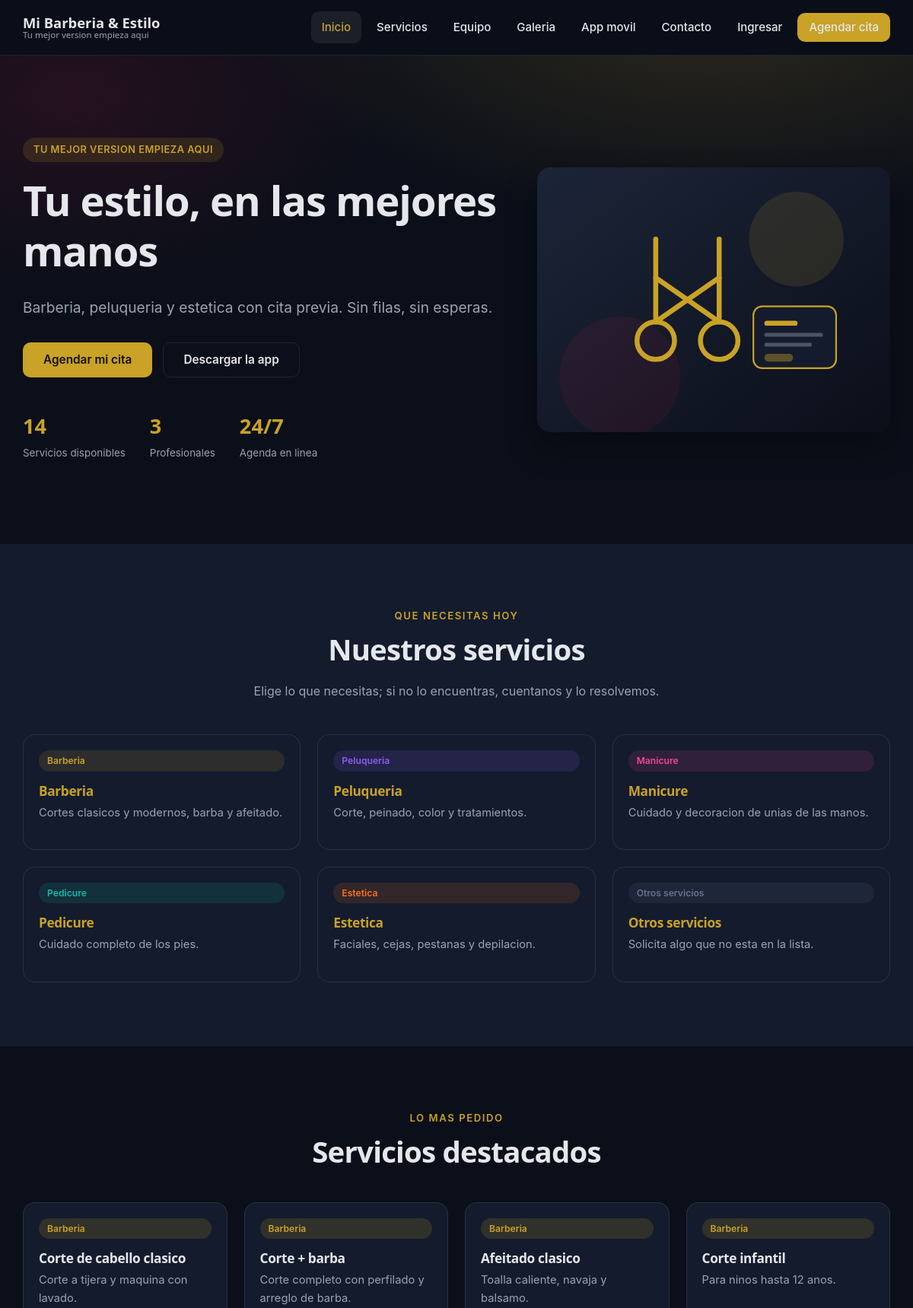
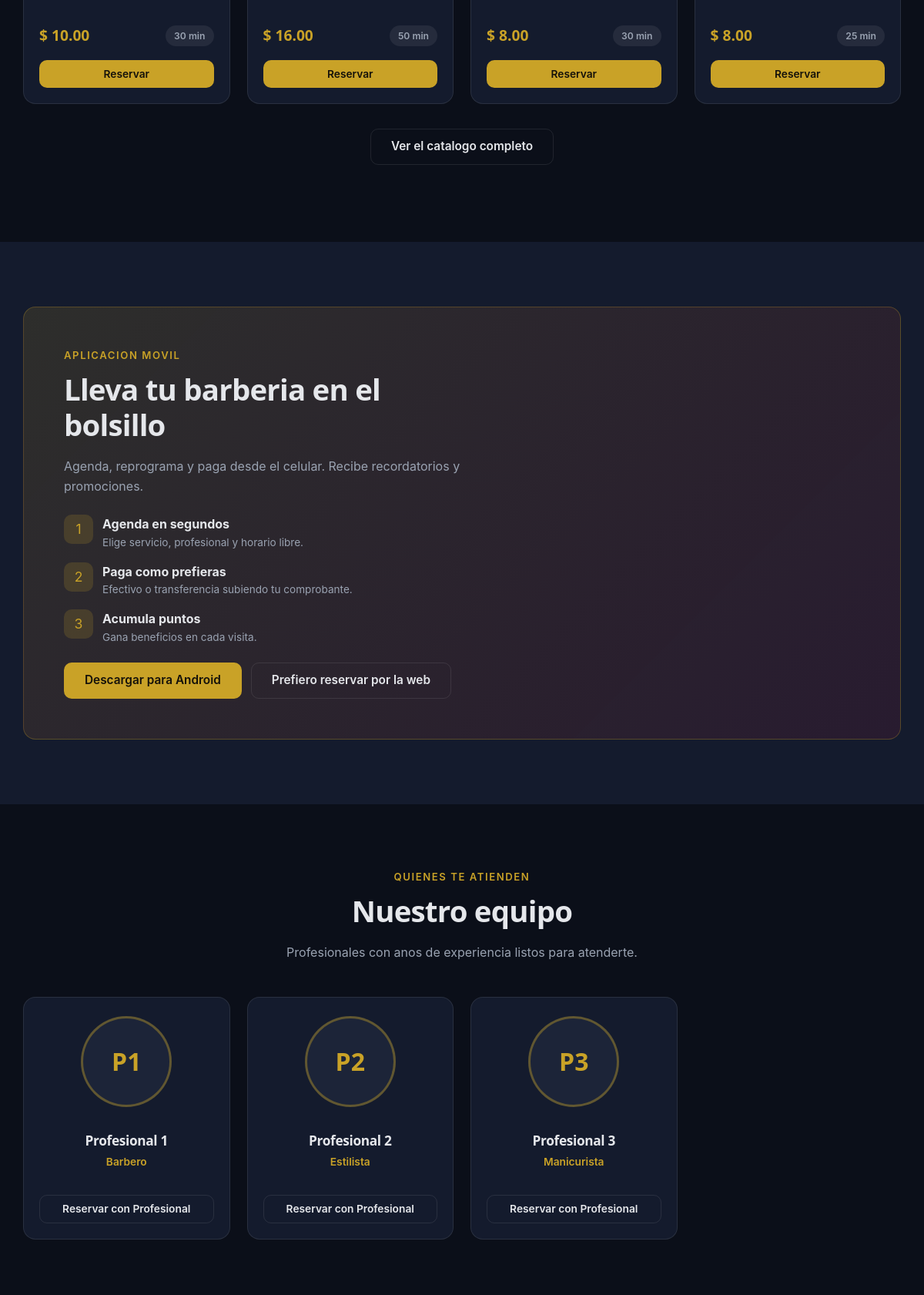
The page / (upper part) on the database its author committed (2 pictures, top to bottom).
### tables this page shows
CREATE TABLE `content_blocks` (
  `id` int(10) unsigned NOT NULL AUTO_INCREMENT,
  `block_key` varchar(60) NOT NULL COMMENT 'hero, sobre_nosotros, servicios, equipo...',
  `section_type` varchar(40) NOT NULL DEFAULT 'generic',
  `title` varchar(200) NOT NULL DEFAULT '',
  `subtitle` varchar(300) NOT NULL DEFAULT '',
  `body` text DEFAULT NULL,
  `image_path` varchar(255) NOT NULL DEFAULT '',
  `background_path` varchar(255) NOT NULL DEFAULT '',
  `cta_label` varchar(80) NOT NULL DEFAULT '',
  `cta_url` varchar(500) NOT NULL DEFAULT '',
  `cta_secondary_label` varchar(80) NOT NULL DEFAULT '',
  `cta_secondary_url` varchar(500) NOT NULL DEFAULT '',
  `extra_json` text DEFAULT NULL COMMENT 'Campos adicionales segun el tipo de seccion',
  `is_active` tinyint(1) NOT NULL DEFAULT 1,
  `sort_order` smallint(6) NOT NULL DEFAULT 0,
  `created_at` datetime NOT NULL,
  `updated_at` datetime NOT NULL,
  PRIMARY KEY (`id`),
  UNIQUE KEY `uq_blocks_key` (`block_key`),
  KEY `idx_blocks_active` (`is_active`,`sort_order`)
);

CREATE TABLE `service_categories` (
  `id` int(10) unsigned NOT NULL AUTO_INCREMENT,
  `name` varchar(100) NOT NULL,
  `slug` varchar(120) NOT NULL,
  `description` varchar(500) NOT NULL DEFAULT '',
  `icon` varchar(60) NOT NULL DEFAULT '' COMMENT 'Nombre del icono en la interfaz',
  `color` varchar(7) NOT NULL DEFAULT '#8b5cf6',
  `image_path` varchar(255) NOT NULL DEFAULT '',
  `is_active` tinyint(1) NOT NULL DEFAULT 1,
  `show_on_home` tinyint(1) NOT NULL DEFAULT 1,
  `sort_order` smallint(6) NOT NULL DEFAULT 0,
  `created_at` datetime NOT NULL,
  `updated_at` datetime NOT NULL,
  `deleted_at` datetime DEFAULT NULL,
  PRIMARY KEY (`id`),
  UNIQUE KEY `uq_categories_slug` (`slug`),
  KEY `idx_categories_active` (`is_active`,`sort_order`)
);

CREATE TABLE `services` (
  `id` int(10) unsigned NOT NULL AUTO_INCREMENT,
  `category_id` int(10) unsigned NOT NULL,
  `name` varchar(140) NOT NULL,
  `slug` varchar(160) NOT NULL,
  `short_description` varchar(255) NOT NULL DEFAULT '',
  `description` text DEFAULT NULL,
  `image_path` varchar(255) NOT NULL DEFAULT '',
  `duration_minutes` smallint(5) unsigned NOT NULL DEFAULT 30,
  `buffer_before_minutes` smallint(5) unsigned NOT NULL DEFAULT 0 COMMENT 'Preparacion previa',
  `buffer_after_minutes` smallint(5) unsigned NOT NULL DEFAULT 5 COMMENT 'Limpieza posterior',
  `price` decimal(10,2) NOT NULL DEFAULT 0.00,
  `promo_price` decimal(10,2) DEFAULT NULL,
  `promo_starts_at` datetime DEFAULT NULL,
  `promo_ends_at` datetime DEFAULT NULL,
  `deposit_required` tinyint(1) NOT NULL DEFAULT 0 COMMENT 'Exige abono para reservar',
  `deposit_amount` decimal(10,2) NOT NULL DEFAULT 0.00,
  `deposit_is_percentage` tinyint(1) NOT NULL DEFAULT 0,
  `requires_consultation` tinyint(1) NOT NULL DEFAULT 0,
  `max_per_day` smallint(5) unsigned NOT NULL DEFAULT 0 COMMENT '0 = sin limite',
  `loyalty_points` smallint(5) unsigned NOT NULL DEFAULT 0,
  `is_active` tinyint(1) NOT NULL DEFAULT 1,
  `is_featured` tinyint(1) NOT NULL DEFAULT 0,
  `bookable_online` tinyint(1) NOT NULL DEFAULT 1,
  `gender_target` enum('all','male','female','kids') NOT NULL DEFAULT 'all',
  `sort_order` smallint(6) NOT NULL DEFAULT 0,
  `created_at` datetime NOT NULL,
  `updated_at` datetime NOT NULL,
  `deleted_at` datetime DEFAULT NULL,
  PRIMARY KEY (`id`),
  UNIQUE KEY `uq_services_slug` (`slug`),
  KEY `idx_services_category` (`category_id`,`is_active`),
  KEY `idx_services_featured` (`is_featured`,`is_active`),
  KEY `idx_services_deleted` (`deleted_at`),
  CONSTRAINT `fk_services_category` FOREIGN KEY (`category_id`) REFERENCES `service_categories` (`id`)
);

CREATE TABLE `staff` (
  `id` int(10) unsigned NOT NULL AUTO_INCREMENT,
  `user_id` bigint(20) unsigned DEFAULT NULL COMMENT 'Cuenta de acceso, si la tiene',
  `branch_id` int(10) unsigned NOT NULL,
  `display_name` varchar(120) NOT NULL,
  `slug` varchar(140) NOT NULL,
  `title` varchar(100) NOT NULL DEFAULT '' COMMENT 'Barbero, Estilista, Manicurista...',
  `bio` text DEFAULT NULL,
  `photo_path` varchar(255) NOT NULL DEFAULT '',
  `phone` varchar(20) NOT NULL DEFAULT '',
  `email` varchar(190) NOT NULL DEFAULT '',
  `instagram` varchar(120) NOT NULL DEFAULT '',
  `color` varchar(7) NOT NULL DEFAULT '#0ea5e9' COMMENT 'Color en la agenda',
  `commission_percent` decimal(5,2) NOT NULL DEFAULT 0.00,
  `accepts_online` tinyint(1) NOT NULL DEFAULT 1,
  `is_active` tinyint(1) NOT NULL DEFAULT 1,
  `show_on_web` tinyint(1) NOT NULL DEFAULT 1,
  `rating_average` decimal(3,2) NOT NULL DEFAULT 0.00,
  `rating_count` int(10) unsigned NOT NULL DEFAULT 0,
  `sort_order` smallint(6) NOT NULL DEFAULT 0,
  `created_at` datetime NOT NULL,
  `updated_at` datetime NOT NULL,
  `deleted_at` datetime DEFAULT NULL,
  PRIMARY KEY (`id`),
  UNIQUE KEY `uq_staff_slug` (`slug`),
  KEY `idx_staff_branch` (`branch_id`,`is_active`),
  KEY `idx_staff_user` (`user_id`),
  CONSTRAINT `fk_staff_branch` FOREIGN KEY (`branch_id`) REFERENCES `branches` (`id`),
  CONSTRAINT `fk_staff_user` FOREIGN KEY (`user_id`) REFERENCES `users` (`id`) ON DELETE SET NULL
);

### app/Views/web/home.php (the view, shortened to what the rows shown need)
<?php
$hero = $blocks['hero'] ?? null;
$appPromo = $blocks['app_promo'] ?? null;
?>
<?php if ($hero !== null): ?>
<section class="hero">
    <div class="container">
        <div class="hero__grid">
            <div>
                <span class="hero__eyebrow"><?= e(SettingsService::string('business.tagline', 'Cita previa')) ?></span>
                <h1><?= e($hero['title']) ?></h1>
                <p class="hero__lead"><?= e($hero['subtitle']) ?></p>
                <div class="hero__actions">
                    <?php if ((string) $hero['cta_label'] !== ''): ?>
                        <a class="btn btn--primary" href="<?= e_url($hero['cta_url'] ?: '/agendar') ?>">
                            <?= e($hero['cta_label']) ?>
                        </a>
                    <?php endif; ?>
                    <?php if ((string) $hero['cta_secondary_label'] !== ''): ?>
                        <a class="btn btn--ghost" href="<?= e_url($hero['cta_secondary_url'] ?: '/app') ?>">
                            <?= e($hero['cta_secondary_label']) ?>
                        </a>
                    <?php endif; ?>
                </div>
                <div class="hero__stats">
                    <?php if (($stats['services'] ?? 0) > 0): ?>
                        <div class="hero__stat">
                            <strong><?= (int) $stats['services'] ?></strong>
                            <span>Servicios disponibles</span>
                        </div>
                    <?php endif; ?>
                    <?php if (($stats['staff'] ?? 0) > 0): ?>
                        <div class="hero__stat">
                            <strong><?= (int) $stats['staff'] ?></strong>
                            <span><?= $stats['staff'] === 1 ? 'Profesional' : 'Profesionales' ?></span>
                        </div>
                    <?php endif; ?>
                    <div class="hero__stat">
                        <strong>24/7</strong>
                        <span>Agenda en linea</span>
                    </div>
                </div>
            </div>
            <div class="hero__media">
                <img src="<?= e((string) $hero['image_path'] !== ''
                    ? media_url($hero['image_path'])
                    : asset('img/hero-default.svg')) ?>"
                     alt="" width="640" height="480" fetchpriority="high">
            </div>
        </div>
    </div>
</section>
<?php endif; ?>
<?php if ($categories !== []): ?>
<section class="section section--alt">
    <div class="container">
        <div class="section__head">
            <span class="section__eyebrow">Que necesitas hoy</span>
            <h2><?= e($blocks['services_intro']['title'] ?? 'Nuestros servicios') ?></h2>
            <p><?= e($blocks['services_intro']['subtitle'] ?? '') ?></p>
        </div>
        <div class="grid grid--3">
            <?php foreach ($categories as $category): ?>
                <a class="card" href="<?= e(url('/servicios?categoria=' . rawurlencode((string) $category['slug']))) ?>">
                    <div class="card__body">
                        <span class="pill" style="background: <?= e($category['color']) ?>22; color: <?= e($category['color']) ?>">
                            <?= e($category['name']) ?>
                        </span>
                        <h3 class="card__title mt-2"><?= e($category['name']) ?></h3>
                        <p class="card__text"><?= e($category['description']) ?></p>
                    </div>
                </a>
            <?php endforeach; ?>
        </div>
    </div>
</section>
<?php endif; ?>
<?php if ($featuredServices !== []): ?>
<section class="section">
    <div class="container">
        <div class="section__head">
            <h2>Servicios destacados</h2>
        </div>
        <div class="grid grid--4">
            <?php foreach ($featuredServices as $service): ?>
                <?php $price = \App\Services\BookingService::currentPrice($service); ?>
                <article class="card">
                    <div class="card__body">
                        <span class="pill pill--primary"><?= e($service['category_name']) ?></span>
                        <h3 class="card__title mt-2"><?= e($service['name']) ?></h3>
                        <p class="card__text"><?= e($service['short_description']) ?></p>
                        <div class="card__footer">
                            <span class="card__price">
                                <?= e(money($price)) ?>
                            </span>
                            <span class="pill"><?= e(minutes_to_human((int) $service['duration_minutes'])) ?></span>
                        </div>
                        <a class="btn btn--primary btn--sm mt-2"
                           href="<?= e(url('/agendar?servicio=' . (int) $service['id'])) ?>">Reservar</a>
                    </div>
                </article>
            <?php endforeach; ?>
        </div>
    </div>
</section>
<?php endif; ?>
<?php if ($appPromo !== null): ?>
<section class="section section--alt">
    <div class="container">
        <div class="app-promo">
            <div class="app-promo__grid">
                <div>
                    <span class="section__eyebrow">Aplicacion movil</span>
                    <h2><?= e($appPromo['title']) ?></h2>
                    <p class="text-muted"><?= e($appPromo['subtitle']) ?></p>
                    <div class="mt-3">
                        <div class="app-feature">
                            <div class="app-feature__icon">1</div>
                            <div>
                                <strong>Agenda en segundos</strong>
                                <p class="text-muted text-small mb-0">Elige servicio, profesional y horario libre.</p>
                            </div>
                        </div>
                        <div class="app-feature">
                            <div class="app-feature__icon">2</div>
                            <div>
                                <strong>Paga como prefieras</strong>
                                <p class="text-muted text-small mb-0">Efectivo o transferencia subiendo tu comprobante.</p>
                            </div>
                        </div>
                        <div class="app-feature">
                            <div class="app-feature__icon">3</div>
                            <div>
                                <strong>Acumula puntos</strong>
                                <p class="text-muted text-small mb-0">Gana beneficios en cada visita.</p>
                            </div>
                        </div>
                    </div>
                    <div class="app-badges">
                        <a class="btn btn--primary" href="<?= e(url('/app')) ?>">
                            <?= e($appPromo['cta_label'] ?: 'Descargar la app') ?>
                        </a>
                        <a class="btn btn--ghost" href="<?= e(url('/agendar')) ?>">Prefiero reservar por la web</a>
                    </div>
                </div>
            </div>
        </div>
    </div>
</section>
<?php endif; ?>
<?php if ($team !== []): ?>
<section class="section">
    <div class="container">
        <div class="section__head">
            <span class="section__eyebrow">Quienes te atienden</span>
            <h2><?= e($blocks['team_intro']['title'] ?? 'Nuestro equipo') ?></h2>
            <p><?= e($blocks['team_intro']['subtitle'] ?? '') ?></p>
        </div>
        <div class="grid grid--4">
            <?php foreach ($team as $member): ?>
                <article class="card staff-card">
                    <?php if ((string) $member['photo_path'] !== ''): ?>
                        <img class="staff-card__photo" src="<?= e(media_url($member['photo_path'])) ?>"
                             alt="<?= e($member['display_name']) ?>" loading="lazy" width="118" height="118">
                    <?php else: ?>
                        <div class="staff-card__photo"><?= e(initials((string) $member['display_name'])) ?></div>
                    <?php endif; ?>
                    <div class="card__body">
                        <h3 class="card__title"><?= e($member['display_name']) ?></h3>
                        <p class="staff-card__role"><?= e($member['title']) ?></p>
                        <a class="btn btn--ghost btn--sm mt-2"
                           href="<?= e(url('/agendar?profesional=' . (int) $member['id'])) ?>">Reservar con <?= e(explode(' ', (string) $member['display_name'])[0]) ?></a>
                    </div>
                </article>
            <?php endforeach; ?>
        </div>
    </div>
</section>
<?php endif; ?>

### rows shown on the page
content_blocks: title "Tu estilo, en las mejores manos", subtitle "Barberia, peluqueria y estetica con cita previa. Sin filas, sin esperas.", cta_label "Agendar mi cita", cta_secondary_label "Descargar la app"
content_blocks: title "Nuestros servicios", subtitle "Elige lo que necesitas; si no lo encuentras, cuentanos y lo resolvemos."
service_categories: name "Barberia", description "Cortes clasicos y modernos, barba y afeitado."
service_categories: name "Peluqueria", description "Corte, peinado, color y tratamientos."
service_categories: name "Manicure", description "Cuidado y decoracion de unias de las manos."
service_categories: name "Pedicure", description "Cuidado completo de los pies."
service_categories: name "Estetica", description "Faciales, cejas, pestanas y depilacion."
service_categories: name "Otros servicios", description "Solicita algo que no esta en la lista."
services: category.name "Barberia", name "Corte de cabello clasico", short_description "Corte a tijera y maquina con lavado.", price "$ 10.00", duration_minutes "30 min"
services: category.name "Barberia", name "Corte + barba", short_description "Corte completo con perfilado y arreglo de barba.", price "$ 16.00", duration_minutes "50 min"
services: category.name "Barberia", name "Afeitado clasico", short_description "Toalla caliente, navaja y balsamo.", price "$ 8.00", duration_minutes "30 min"
services: category.name "Barberia", name "Corte infantil", short_description "Para ninos hasta 12 anos.", price "$ 8.00", duration_minutes "25 min"
content_blocks: title "Lleva tu barberia en el bolsillo", subtitle "Agenda, reprograma y paga desde el celular. Recibe recordatorios y promociones.", cta_label "Descargar para Android"
content_blocks: title "Nuestro equipo", subtitle "Profesionales con anos de experiencia listos para atenderte."
staff: display_name "P1", display_name "Profesional 1", title "Barbero", display_name "Profesional"
staff: display_name "P2", display_name "Profesional 2", title "Estilista", display_name "Profesional"
staff: display_name "P3", display_name "Profesional 3", title "Manicurista", display_name "Profesional"

### other values the page prints
$businessName "Mi Barberia & Estilo"
SettingsService::string('business.tagline') "Tu mejor version empieza aqui"
$label "Inicio"
$label "Servicios"
$label "Equipo"
$label "Galeria"
$label "App movil"
$label "Contacto"
SettingsService::string('business.tagline', 'Cita previa') "TU MEJOR VERSION EMPIEZA AQUI"
$stats['services'] "14"
$stats['staff'] "3"
